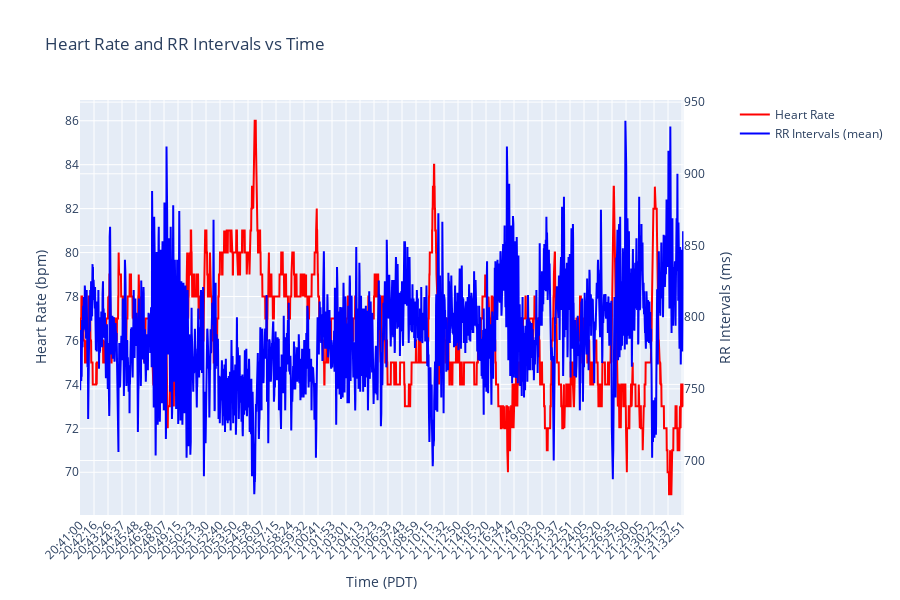

Source (notebook cell):
### Markdown cell above
Now we need to compute the Breaths Per Minute. This is an interesting metric that can, sometimes, be derived from the RR intervals or Heart Rate itself. The underlying logic is that, as we breath, the diafragma compresses and uncompresses the heart cavity, effectively changing the heart rate in a regular pattern. Before doing anything we need to plot the HR and RR to see if we have a good signal

### Code cell
import plotly.graph_objects as go
from plotly.subplots import make_subplots

# Calculate mean RR interval for each timestamp
df['rr_mean'] = df['rr'].apply(lambda x: sum(x) / len(x) if len(x) > 0 else None)

# Create subplot with secondary y-axis
fig = make_subplots(specs=[[{"secondary_y": True}]])

# Add HR trace
fig.add_trace(
    go.Scatter(x=df['time'], y=df['hr'], 
               name="Heart Rate", 
               line=dict(color="red")),
    secondary_y=False,
)

# Add RR mean trace
fig.add_trace(
    go.Scatter(x=df['time'], y=df['rr_mean'], 
               name="RR Intervals (mean)", 
               line=dict(color="blue")),
    secondary_y=True,
)

# Set y-axes titles
fig.update_yaxes(title_text="Heart Rate (bpm)", secondary_y=False)
fig.update_yaxes(title_text="RR Intervals (ms)", secondary_y=True)

# Set x-axis title
fig.update_xaxes(title_text="Time (PDT)")

# Update layout
fig.update_layout(
    title="Heart Rate and RR Intervals vs Time",
    xaxis_tickangle=-45,
    height=600
)

fig.show()

### Figure 1 — Plotly figure (JSON) as saved in the notebook; plotly's stock layout.template omitted (floating-point values rounded to 4 significant figures; data arrays with more than 128 entries replaced by an {"elided": "..."} marker saying what was removed)
{"data": [{"line": {"color": "red"}, "name": "Heart Rate", "type": "scatter", "x": {"elided": "3120 str values"}, "xaxis": "x", "y": {"elided": "3120 int values"}, "yaxis": "y"}, {"line": {"color": "blue"}, "name": "RR Intervals (mean)", "type": "scatter", "x": {"elided": "3120 str values"}, "xaxis": "x", "y": {"elided": "3120 float values"}, "yaxis": "y2"}], "layout": {"height": 600, "title": {"text": "Heart Rate and RR Intervals vs Time"}, "xaxis": {"anchor": "y", "domain": [0, 0.94], "tickangle": -45, "title": {"text": "Time (PDT)"}}, "yaxis": {"anchor": "x", "domain": [0, 1], "title": {"text": "Heart Rate (bpm)"}}, "yaxis2": {"anchor": "x", "overlaying": "y", "side": "right", "title": {"text": "RR Intervals (ms)"}}}}
